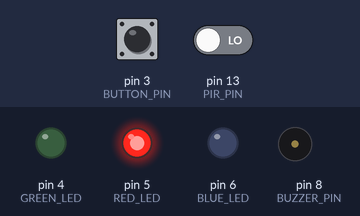
The sketch below on a simulated Arduino Uno, built with avr-gcc and run on an emulated ATmega328P. On the bench: output pins drawn as LEDs (lit = HIGH), buzzer (waves = sounding). Inputs (shaded band) come from the test bench; at power-on: pin 3 (BUTTON_PIN) HIGH, pin 13 (PIR_PIN) LOW.

Above: at 1.2 s.
1.3 s: pin 3 (BUTTON_PIN) pulled LOW for 0.15 s
At 1.9 s:
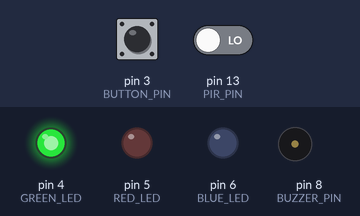
2.9 s: pin 13 (PIR_PIN) driven HIGH
At 3.7 s:
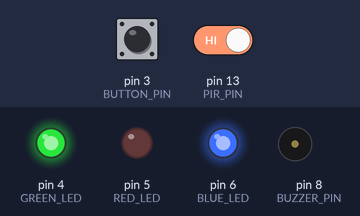
4.4 s: pin 13 (PIR_PIN) driven LOW
At 4.9 s:
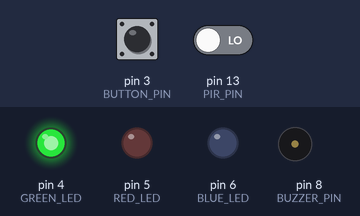
5.9 s: pin 3 (BUTTON_PIN) pulled LOW for 1 s
At 6.6 s:
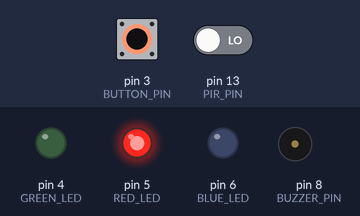
Timing chart, 0 to 8.9 s (numbered marks = the images above; inputs shaded):
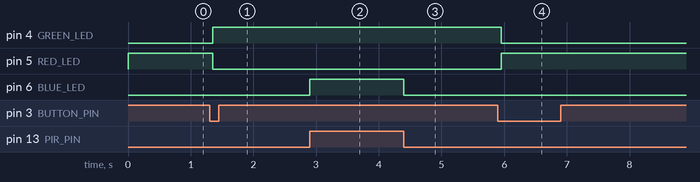

Measured:
- after the input at 1.3 s, pin 4 (GREEN_LED): LOW → HIGH after 0.05 s; pin 5 (RED_LED): HIGH → LOW after 0.05 s
- after the input at 2.9 s, pin 6 (BLUE_LED): LOW → HIGH at once
- after the input at 4.4 s, pin 6 (BLUE_LED): HIGH → LOW at once; tone on pin 8 (BUZZER_PIN): stays silent (without the input it goes to 661 Hz after 1.5 s)
- after the input at 5.9 s, pin 4 (GREEN_LED): HIGH → LOW after 0.05 s; pin 5 (RED_LED): LOW → HIGH after 0.05 s

The sketch:

jesenski_bind_alarm_step4.ino
```cpp
const int PIR_PIN = 13;          // SOUT on PIR sensor
const int BUTTON_PIN = 3;       // Button for arm/disarm
const int GREEN_LED = 4;        // Green LED: armed
const int RED_LED = 5;          // Red LED: disarmed
const int BLUE_LED = 6;         // Blue LED: motion detected
const int BUZZER_PIN = 8;       // Speaker (piezo buzzer)

bool armed = false;
int buttonState = HIGH;
int lastButtonReading = HIGH;
unsigned long lastDebounceTime = 0;
const unsigned long DEBOUNCE_DELAY = 50;

unsigned long alarmStartTime = 0;
const unsigned long ALARM_DURATION = 30000;

bool sirenActive = false;
const int MIN_FREQ = 600;
const int MAX_FREQ = 1200;
const unsigned long SIREN_CYCLE = 2000;

void setup() {
  pinMode(PIR_PIN, INPUT);
  pinMode(BUTTON_PIN, INPUT_PULLUP);  // Internal pull-up
  pinMode(GREEN_LED, OUTPUT);
  pinMode(RED_LED, OUTPUT);
  pinMode(BLUE_LED, OUTPUT);
  pinMode(BUZZER_PIN, OUTPUT);


  digitalWrite(GREEN_LED, LOW);
  digitalWrite(RED_LED, HIGH);
  digitalWrite(BLUE_LED, LOW);
  noTone(BUZZER_PIN);
}

void loop() {
  int reading = digitalRead(BUTTON_PIN);
  if (reading != lastButtonReading) {
    lastDebounceTime = millis();
  }
  if ((millis() - lastDebounceTime) > DEBOUNCE_DELAY) {
    if (reading != buttonState) {
      buttonState = reading;
      if (buttonState == LOW) {
        armed = !armed;
        noTone(BUZZER_PIN);
        sirenActive = false;
        alarmStartTime = 0;

        if (armed) {
          digitalWrite(GREEN_LED, HIGH);
          digitalWrite(RED_LED, LOW);
        } else {
          digitalWrite(GREEN_LED, LOW);
          digitalWrite(RED_LED, HIGH);
          digitalWrite(BLUE_LED, LOW);
        }
      }
    }
  }
  lastButtonReading = reading;

  bool motion = (digitalRead(PIR_PIN) == HIGH);

  if (armed && motion) {
    digitalWrite(BLUE_LED, HIGH);

    if (!sirenActive) {
      sirenActive = true;
      alarmStartTime = millis();
    }

    unsigned long currentTime = millis();

    if (ALARM_DURATION > 0 && currentTime - alarmStartTime > ALARM_DURATION) {
      noTone(BUZZER_PIN);
      return;
    }


    unsigned long sirenTime = currentTime % SIREN_CYCLE;
    int freq;
    if (sirenTime < SIREN_CYCLE / 2) {
      freq = map(sirenTime, 0, SIREN_CYCLE / 2, MIN_FREQ, MAX_FREQ);
    } else {
      freq = map(sirenTime - SIREN_CYCLE / 2, 0, SIREN_CYCLE / 2, MAX_FREQ, MIN_FREQ);
    }
    tone(BUZZER_PIN, freq);
  } else {
    digitalWrite(BLUE_LED, LOW);
    noTone(BUZZER_PIN);
    sirenActive = false;
    alarmStartTime = 0;
  }
}
```
